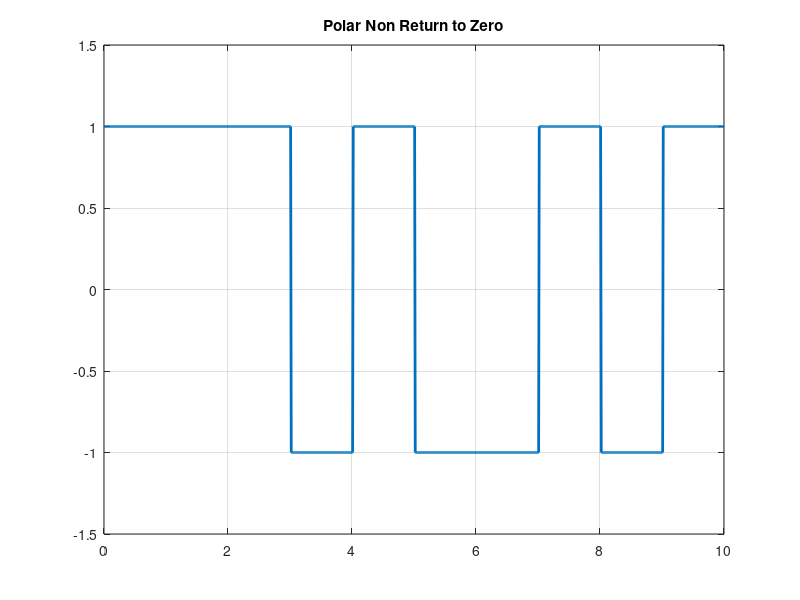

The MATLAB source for this figure:
clc
close all
clear all

N=10
n=randi([0,1],1,N)
%mapping function
for i=1:N
    if n(i)==1
        nn(i)=1
    else nn(i)=-1
    end
end

t=0:0.01:N
i=1
for j=1:length(t)
    if t(j)<=i
        y(j)=nn(i)
    else
        y(j)=nn(i)
        i=i+1
    end
end

plot(t,y,'linewidth',2)
grid on
axis([0,N,-1.5,1.5])
title('Polar Non Return to Zero')
